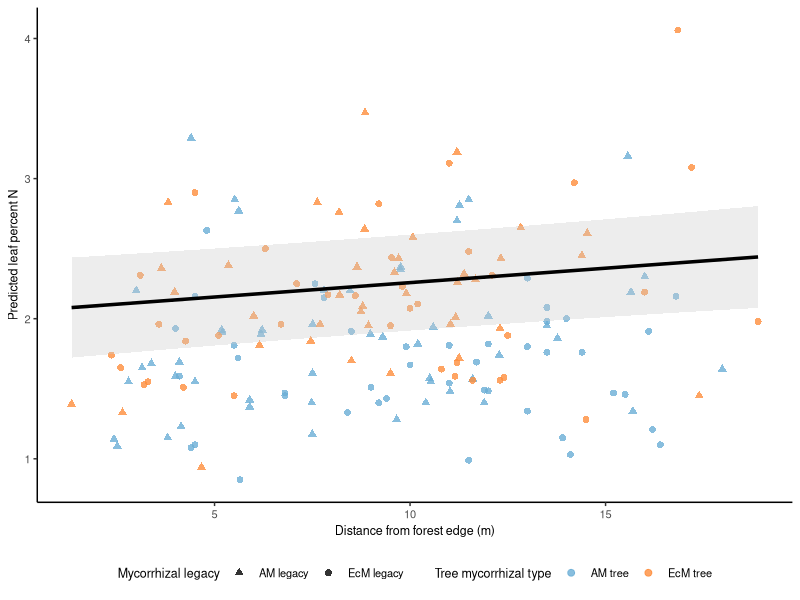
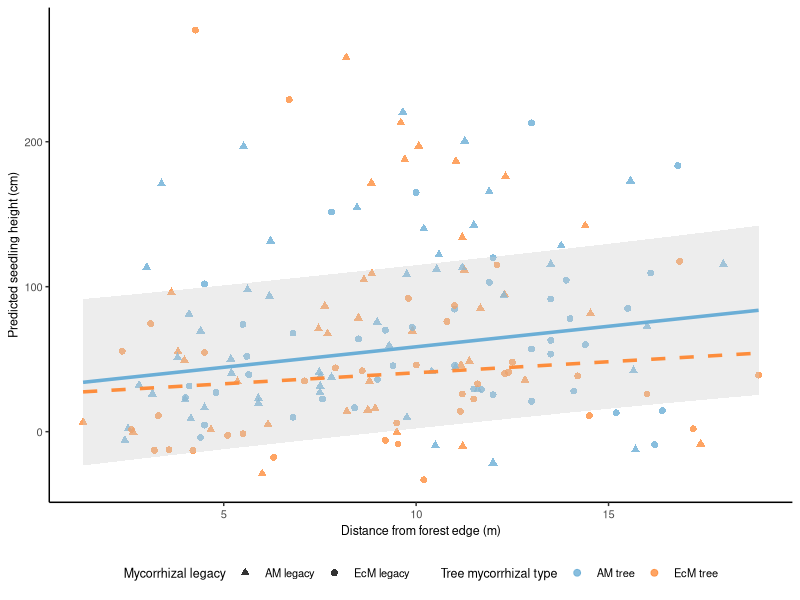
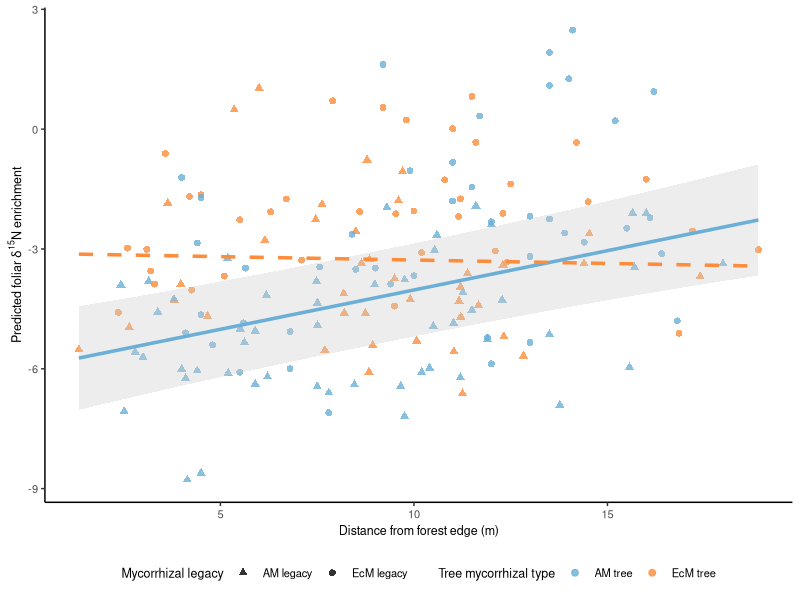
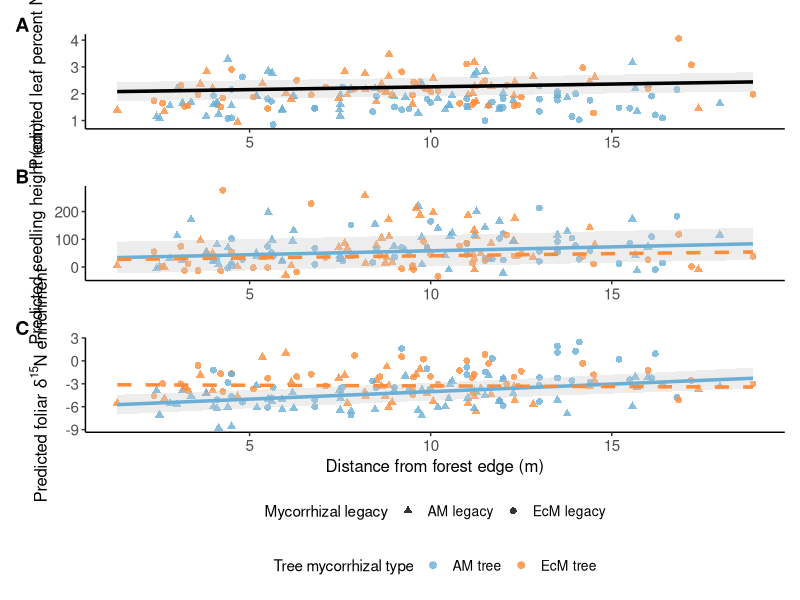
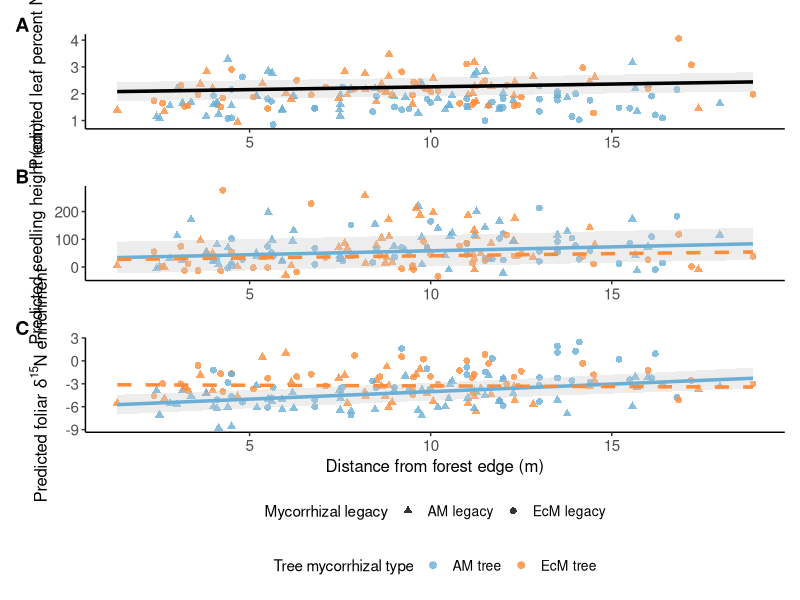
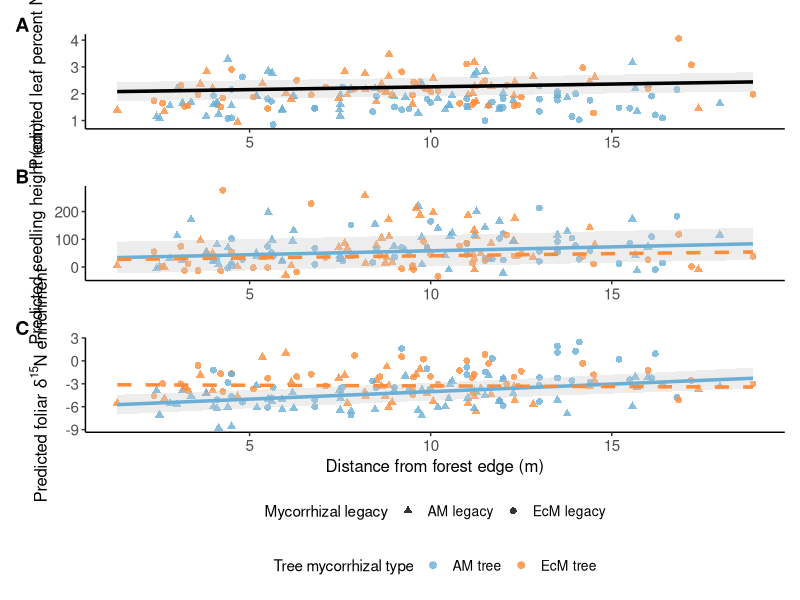
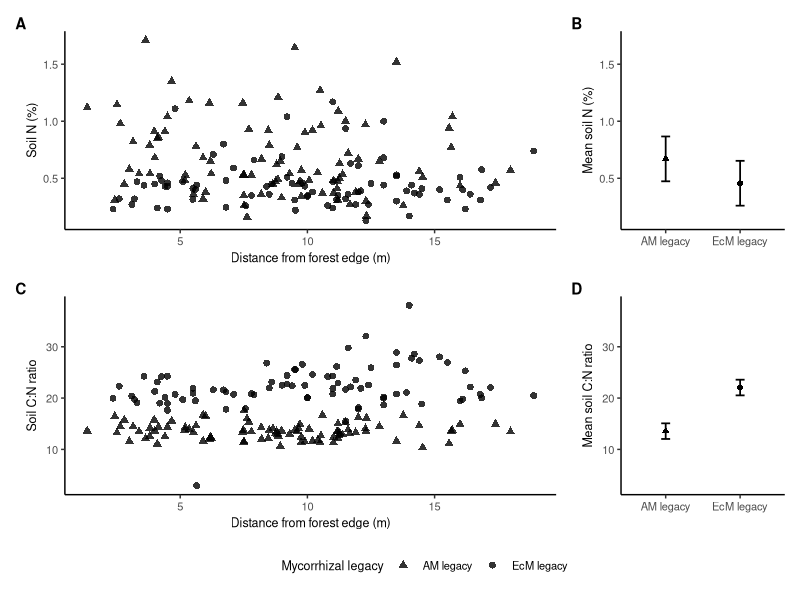

Recreate these plots in R, in order.
# Final manuscript figures ------------------------------------------------
# Figure 2: distance-to-edge responses
# Figure S1: soil N and C:N raw data plus legacy means and 95% CIs

library(tidyverse)
library(lme4)
library(RColorBrewer)

# Data --------------------------------------------------------------------

myc_alldata <- read_csv(
  "outplut/alldata_03262026.csv",
  show_col_types = FALSE
) %>%
  mutate(
    site_unit = factor(site_unit),
    soil_cn_ratio = soil_percent_c / soil_percent_n
  )

myc_2023 <- myc_alldata %>%
  filter(year == 2023) %>%
  distinct() %>%
  droplevels()

# Shared appearance -------------------------------------------------------

blues <- RColorBrewer::brewer.pal(9, "Blues")
oranges <- RColorBrewer::brewer.pal(9, "Oranges")

myc_type_colors <- c("am" = blues[5], "ecm" = oranges[5])
legacy_shapes <- c("am" = 17, "ecm" = 16)
legacy_labels <- c("am" = "AM legacy", "ecm" = "EcM legacy")
myc_type_labels <- c("am" = "AM tree", "ecm" = "EcM tree")

my_theme <- function() {
  theme_classic() +
    theme(
      axis.text = element_text(size = 8),
      axis.title = element_text(size = 9),
      legend.text = element_text(size = 8),
      legend.title = element_text(size = 9),
      legend.position = "bottom",
      plot.tag = element_text(size = 11, face = "bold")
    )
}

add_point_scales <- function(plot) {
  plot +
    scale_color_manual(
      values = myc_type_colors,
      breaks = names(myc_type_labels),
      labels = myc_type_labels,
      name = "Tree mycorrhizal type"
    ) +
    scale_shape_manual(
      values = legacy_shapes,
      breaks = names(legacy_labels),
      labels = legacy_labels,
      name = "Mycorrhizal legacy"
    )
}

base_distance_plot <- function(raw_data, response, y_label) {
  plot <- ggplot() +
    geom_point(
      data = filter(
        raw_data,
        !is.na(distance_to_edge_m),
        !is.na(.data[[response]])
      ),
      aes(
        x = distance_to_edge_m,
        y = .data[[response]],
        color = myc_type,
        shape = mycorrhizal_legacy
      ),
      size = 2,
      alpha = 0.8
    ) +
    labs(
      x = "Distance from forest edge (m)",
      y = y_label
    ) +
    my_theme()

  add_point_scales(plot)
}

add_tree_prediction_layers <- function(plot, predicted_data) {
  plot +
    geom_ribbon(
      data = filter(predicted_data, myc_type == "am"),
      aes(
        x = distance_to_edge_m,
        ymin = lower.CL,
        ymax = upper.CL,
        group = myc_type
      ),
      fill = "grey80",
      alpha = 0.35,
      inherit.aes = FALSE
    ) +
    geom_line(
      data = predicted_data,
      aes(
        x = distance_to_edge_m,
        y = emmean,
        color = myc_type,
        linetype = myc_type,
        group = myc_type
      ),
      linewidth = 1.2,
      show.legend = FALSE,
      inherit.aes = FALSE
    ) +
    scale_linetype_manual(
      values = c("am" = "solid", "ecm" = "dashed"),
      guide = "none"
    )
}

# Figure 2a: leaf N versus distance ---------------------------------------

mod_leafn_distedge <- lmer(
  leaf_percent_n ~
    distance_to_edge_m * myc_type * mycorrhizal_legacy +
    condition + (1 | site_unit) + (1 | species),
  data = myc_2023
)

car::Anova(mod_leafn_distedge, type = 2)
summary(mod_leafn_distedge)
range(myc_2023$leaf_percent_n)


distance_grid <- seq(
  min(myc_2023$distance_to_edge_m, na.rm = TRUE),
  max(myc_2023$distance_to_edge_m, na.rm = TRUE),
  length.out = 100
)

pred_leafn_distedge <- emmeans::emmeans(
  mod_leafn_distedge,
  ~ distance_to_edge_m,
  at = list(distance_to_edge_m = distance_grid)
) %>%
  confint() %>%
  as_tibble()

fig_2a <- base_distance_plot(
  myc_2023,
  "leaf_percent_n",
  "Predicted leaf percent N"
) +
  geom_ribbon(
    data = pred_leafn_distedge,
    aes(x = distance_to_edge_m, ymin = lower.CL, ymax = upper.CL),
    fill = "grey80",
    alpha = 0.35,
    inherit.aes = FALSE
  ) +
  geom_line(
    data = pred_leafn_distedge,
    aes(x = distance_to_edge_m, y = emmean),
    color = "black",
    linewidth = 1.2,
    inherit.aes = FALSE
  )

# Figure 2b: seedling height versus distance ------------------------------


mod_height_distedge <- lmer(
  height_change ~
    leaf_percent_n +
    distance_to_edge_m * myc_type * mycorrhizal_legacy +
    condition + (1 | site_unit) + (1 | species),
  data = myc_2023
)

summary (mod_height_distedge)
car::Anova(mod_height_distedge, type = 2)

pred_height_distedge <- emmeans::emmeans(
  mod_height_distedge,
  ~ myc_type | distance_to_edge_m,
  at = list(
    distance_to_edge_m = distance_grid,
    leaf_percent_n = mean(myc_2023$leaf_percent_n, na.rm = TRUE),
    foliar_15n_enrichment = mean(
      myc_2023$foliar_15n_enrichment,
      na.rm = TRUE
    )
  )
) %>%
  confint() %>%
  as_tibble()

fig_2b <- base_distance_plot(
  myc_2023,
  "height_change",
  "Predicted seedling height (cm)"
) %>%
  add_tree_prediction_layers(pred_height_distedge)

# Figure 2c: foliar delta-15N enrichment versus distance ------------------
mod_foliar15n_distedge <- lmer(
  foliar_15n_enrichment ~
    leaf_percent_n +
    distance_to_edge_m * myc_type * mycorrhizal_legacy +
    condition + (1 | site_unit) + (1 | species),
  data = myc_2023
)

summary (mod_foliar15n_distedge)

car::Anova(mod_foliar15n_distedge, type = 2)

pred_foliar15n_distedge <- emmeans::emmeans(
  mod_foliar15n_distedge,
  ~ myc_type | distance_to_edge_m,
  at = list(
    distance_to_edge_m = distance_grid,
    leaf_percent_n = mean(myc_2023$leaf_percent_n, na.rm = TRUE)
  )
) %>%
  confint() %>%
  as_tibble()

fig_2c <- base_distance_plot(
  myc_2023,
  "foliar_15n_enrichment",
  expression(paste("Predicted foliar ", delta^{15}, "N enrichment"))
) %>%
  add_tree_prediction_layers(pred_foliar15n_distedge)

## Assemble and save Figure 2 ---------------------------------------------

figure_2_panel_a <- fig_2a + labs(x = NULL)
figure_2_panel_b <- fig_2b + labs(x = NULL)

figure_2 <- patchwork::wrap_plots(
  figure_2_panel_a,
  figure_2_panel_b,
  fig_2c,
  ncol = 1,
  guides = "collect"
) +
  patchwork::plot_annotation(tag_levels = "A") &
  theme(
    axis.text = element_text(size = 11),
    axis.title = element_text(size = 12),
    legend.text = element_text(size = 10),
    legend.title = element_text(size = 11),
    legend.position = "bottom",
    legend.box = "vertical",
    legend.box.just = "center",
    plot.tag = element_text(size = 14, face = "bold")
  )

dir.create("outplut/figures", showWarnings = FALSE, recursive = TRUE)

figure_2_parts <- list(
  "figure_2a_leaf_n_vs_distance_to_edge.png" = fig_2a,
  "figure_2b_seedling_height_vs_distance_to_edge.png" = fig_2b,
  "figure_2c_foliar_15n_vs_distance_to_edge.png" = fig_2c
)

iwalk(
  figure_2_parts,
  ~ ggsave(
    filename = file.path("outplut/figures", .y),
    plot = .x,
    width = 7,
    height = 5.5,
    dpi = 300,
    bg = "white"
  )
)

ggsave(
  "outplut/figures/figure_2.png",
  figure_2,
  width = 7,
  height = 14,
  dpi = 300,
  bg = "white"
)

ggsave(
  "outplut/figures/figure_2_editable.pdf",
  figure_2,
  width = 7,
  height = 14,
  device = "pdf",
  bg = "white"
)

ggsave(
  "outplut/figures/figure_2_editable.svg",
  figure_2,
  width = 7,
  height = 14,
  device = svglite::svglite,
  bg = "white"
)

# Figure S1: soil responses ----------------------------------------------

soil_data <- myc_2023 %>%
  filter(
    !is.na(distance_to_edge_m),
    !is.na(myc_type),
    !is.na(mycorrhizal_legacy)
  )

soil_scatter_plot <- function(data, response, y_label, y_limits) {
  ggplot(
    filter(data, !is.na(.data[[response]])),
    aes(
      x = distance_to_edge_m,
      y = .data[[response]],
      shape = mycorrhizal_legacy
    )
  ) +
    geom_point(size = 2, alpha = 0.8, color = "black") +
    scale_y_continuous(limits = y_limits) +
    scale_shape_manual(
      values = legacy_shapes,
      breaks = names(legacy_labels),
      labels = legacy_labels,
      name = "Mycorrhizal legacy"
    ) +
    labs(
      x = "Distance from forest edge (m)",
      y = y_label
    ) +
    my_theme()
}

soil_mean_plot <- function(predicted_data, y_label, y_limits) {
  ggplot(
    predicted_data,
    aes(
      x = mycorrhizal_legacy,
      y = emmean,
      shape = mycorrhizal_legacy
    )
  ) +
    geom_errorbar(
      aes(ymin = lower.CL, ymax = upper.CL),
      width = 0.12,
      linewidth = 0.6,
      color = "black"
    ) +
    geom_point(size = 1.7, color = "black") +
    scale_y_continuous(limits = y_limits) +
    scale_x_discrete(labels = legacy_labels) +
    scale_shape_manual(values = legacy_shapes, guide = "none") +
    labs(x = NULL, y = y_label) +
    my_theme() +
    theme(legend.position = "none")
}

mod_soil_n <- lmer(
  soil_percent_n ~
    distance_to_edge_m * mycorrhizal_legacy +
    (1 | site_unit),
  data = soil_data
)
summary (mod_soil_n)
car:: Anova(mod_soil_n, type = 2)

mod_soil_cn <- lmer(
  soil_cn_ratio ~
    distance_to_edge_m * mycorrhizal_legacy +
    (1 | site_unit),
  data = soil_data
)
summary (mod_soil_cn)
car:: Anova(mod_soil_cn, type = 2)

emmeans::emtrends (
  mod_soil_cn,
  ~ mycorrhizal_legacy*distance_to_edge_m,
  var = "distance_to_edge_m"
)

mean_soil_distance <- mean(soil_data$distance_to_edge_m, na.rm = TRUE)

soil_n_predictions <- emmeans::emmeans(
  mod_soil_n,
  ~ mycorrhizal_legacy,
  at = list(distance_to_edge_m = mean_soil_distance)
) %>%
  confint() %>%
  as_tibble()

soil_cn_predictions <- emmeans::emmeans(
  mod_soil_cn,
  ~ mycorrhizal_legacy,
  at = list(distance_to_edge_m = mean_soil_distance)
) %>%
  confint() %>%
  as_tibble()
soil_cn_predictions

# Pairwise legacy contrasts evaluated at the mean observed distance, matching
# the estimated marginal means displayed in the right-hand panels.
soil_n_legacy_contrast <- emmeans::emmeans(
  mod_soil_n,
  ~ mycorrhizal_legacy,
  at = list(distance_to_edge_m = mean_soil_distance)
) %>%
  pairs() %>%
  summary(infer = c(TRUE, TRUE)) %>%
  as_tibble()

soil_cn_legacy_contrast <- emmeans::emmeans(
  mod_soil_cn,
  ~ mycorrhizal_legacy,
  at = list(distance_to_edge_m = mean_soil_distance)
) %>%
  pairs() %>%
  summary(infer = c(TRUE, TRUE)) %>%
  as_tibble()

soil_n_limits <- range(
  soil_data$soil_percent_n,
  soil_n_predictions$lower.CL,
  soil_n_predictions$upper.CL,
  na.rm = TRUE
)

soil_cn_limits <- range(
  soil_data$soil_cn_ratio,
  soil_cn_predictions$lower.CL,
  soil_cn_predictions$upper.CL,
  na.rm = TRUE
)

fig_s1a <- soil_scatter_plot(
  soil_data,
  "soil_percent_n",
  "Soil N (%)",
  soil_n_limits
)

fig_s1b <- soil_mean_plot(
  soil_n_predictions,
  "Mean soil N (%)",
  soil_n_limits
)

fig_s1c <- soil_scatter_plot(
  soil_data,
  "soil_cn_ratio",
  "Soil C:N ratio",
  soil_cn_limits
)

fig_s1d <- soil_mean_plot(
  soil_cn_predictions,
  "Mean soil C:N ratio",
  soil_cn_limits
)

figure_s1 <- patchwork::wrap_plots(
  fig_s1a,
  fig_s1b,
  fig_s1c,
  fig_s1d,
  design = "AB\nCD",
  widths = c(3, 1),
  guides = "collect"
) +
  patchwork::plot_annotation(tag_levels = "A") &
  theme(legend.position = "bottom")

ggsave(
  "outplut/figures/figure_s1_soil_n_and_cn_ratio.png",
  figure_s1,
  width = 10,
  height = 8,
  dpi = 300,
  bg = "white"
)

# Supplemental table for all model results -------------------------------

dir.create("outplut/tables", showWarnings = FALSE, recursive = TRUE)

table_models <- list(
  "Leaf N (%)" = mod_leafn_distedge,
  "Height change (cm)" = mod_height_distedge,
  "Foliar δ15N enrichment (‰)" = mod_foliar15n_distedge,
  "Soil N (%)" = mod_soil_n,
  "Soil C:N ratio" = mod_soil_cn
)

variable_labels <- c(
  "distance_to_edge_m" = "Distance to edge",
  "myc_type" = "Tree mycorrhizal type",
  "mycorrhizal_legacy" = "Mycorrhizal legacy",
  "leaf_percent_n" = "Leaf N",
  "condition" = "Condition"
)

format_p <- function(p) {
  ifelse(p < 0.001, "< 0.001", formatC(p, format = "f", digits = 3))
}

# Make the table
table_models %>%

  # Type II Wald chi-square tests for each model
  purrr::imap_dfr(~ {
    car::Anova(.x, type = 2) %>%
      broom::tidy() %>%
      mutate(
        Model = .y,
        Variable = term %>%
          str_split(":") %>%
          map_chr(~ paste(variable_labels[.x], collapse = " * ")),
        `p value` = format_p(p.value),
        Chisq = round(statistic, 2)
      ) %>%
      select(Model, Variable, Chisq, Df = df, `p value`)
  }) %>%

  # Format for table display
  group_by(Model) %>%
  mutate(Model = if_else(row_number() == 1, Model, "")) %>%
  ungroup() %>%

  # Make the flextable
  flextable::flextable() %>%
  flextable::set_header_labels(
    Model = "Model",
    Variable = "Variable",
    Chisq = "Chi-square",
    Df = "Df",
    `p value` = "p value"
  ) %>%
  flextable::theme_vanilla() %>%
  flextable::bold(part = "header") %>%
  flextable::align(align = "center", part = "all") %>%
  flextable::autofit() %>%
  flextable::font(fontname = "Times New Roman", part = "all") %>%
  flextable::fontsize(size = 12, part = "all") %>%
  flextable::save_as_docx(path = "outplut/tables/model_results_10122026.docx")


# table for emtrends results

# Distance slopes for each tree type x legacy group (soil models: by legacy).
# p value tests whether each slope differs from zero.
table_models %>%

  purrr::imap_dfr(~ {
    trend_specs <- if ("myc_type" %in% all.vars(formula(.x))) {
      ~ myc_type * mycorrhizal_legacy
    } else {
      ~ mycorrhizal_legacy
    }

    emmeans::emtrends(.x, specs = trend_specs, var = "distance_to_edge_m") %>%
      summary(infer = c(TRUE, TRUE)) %>%
      as.data.frame() %>%
      mutate(
        Model = .y,
        `Tree mycorrhizal type` = if ("myc_type" %in% names(.)) {
          myc_type_labels[as.character(myc_type)]
        } else {
          ""
        },
        `Mycorrhizal legacy` = legacy_labels[as.character(mycorrhizal_legacy)],
        Estimate = round(distance_to_edge_m.trend, 3),
        `Standard error` = round(SE, 3),
        df = round(df, 1),
        `p value` = format_p(p.value)
      ) %>%
      select(
        Model, `Tree mycorrhizal type`, `Mycorrhizal legacy`,
        Estimate, `Standard error`, df, `p value`
      )
  }) %>%

  dplyr::group_by(Model) %>%
  dplyr::mutate(Model = ifelse(dplyr::row_number() == 1, Model, "")) %>%
  dplyr::ungroup() %>%

  # make the table

  flextable::flextable() %>%
  flextable::theme_vanilla() %>%
  flextable::bold(part = "header") %>%
  flextable::align(align = "center", part = "all") %>%
  flextable::autofit() %>%
  flextable::font(fontname = "Times New Roman", part = "all") %>%
  flextable::fontsize(size = 12, part = "all") %>%

  # Export to Word file
  flextable::save_as_docx(path = "outplut/tables/emtrends_results_10122026.docx")
